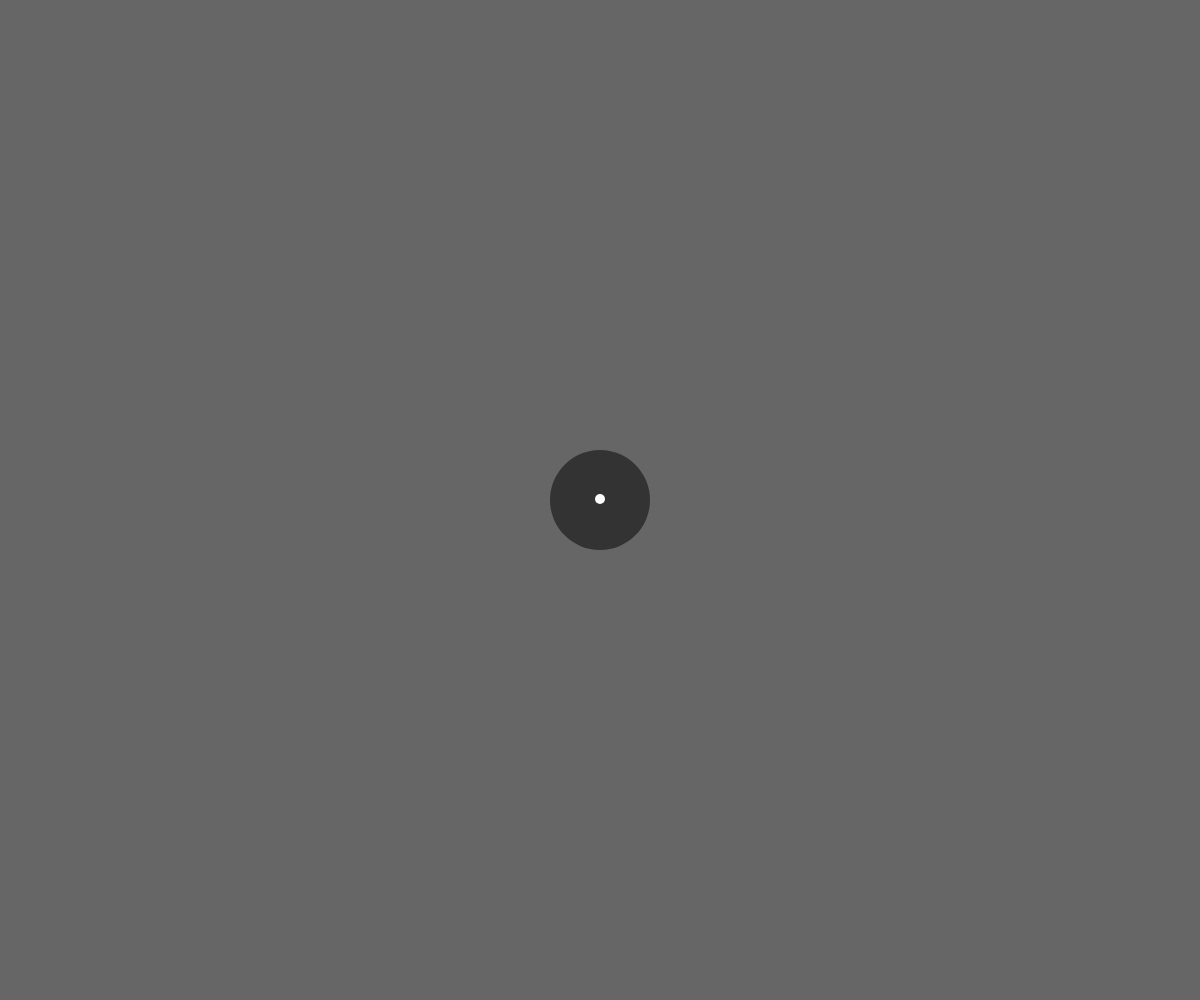
Frame 1 (no input)
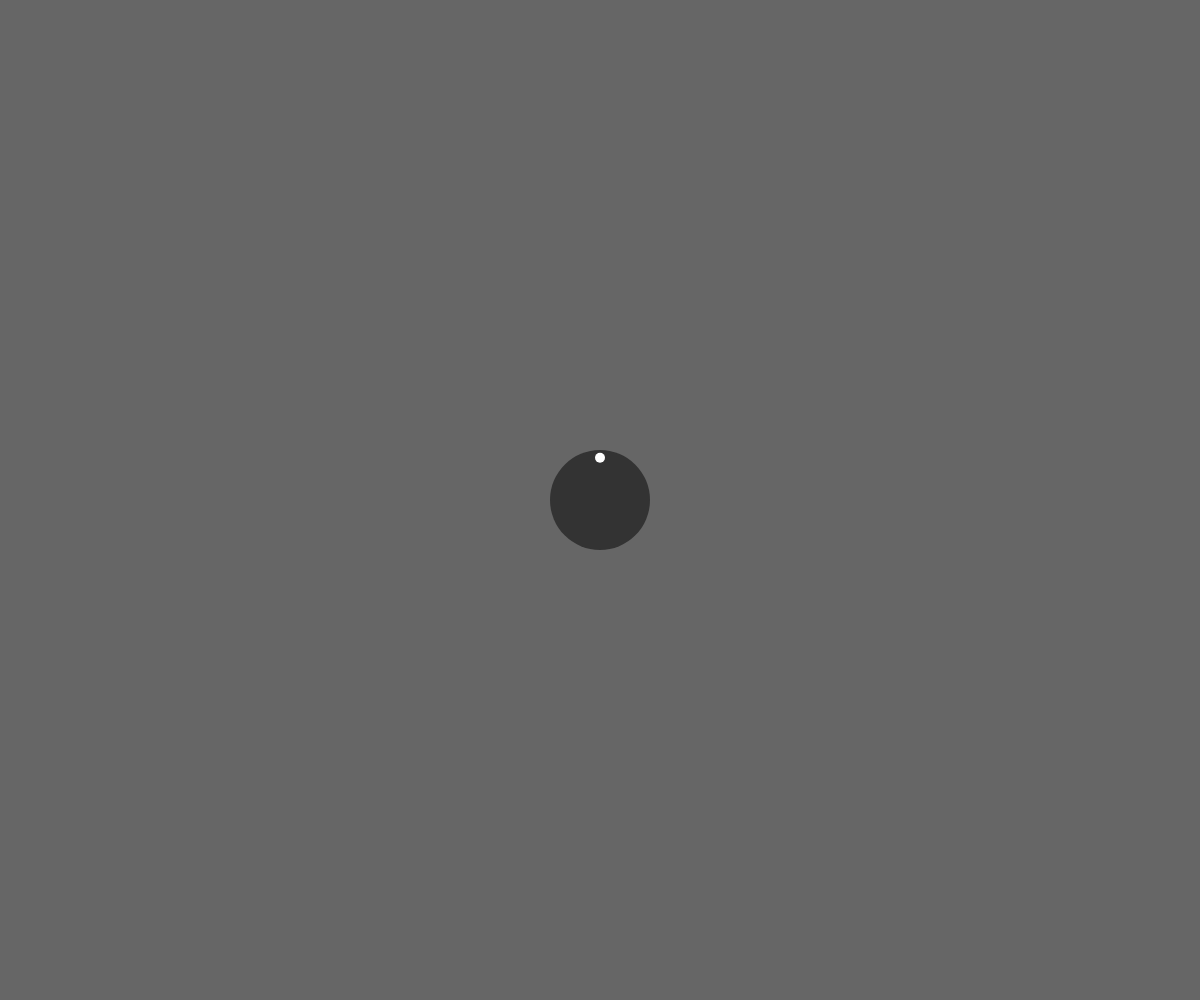
Frame 60 (no input)
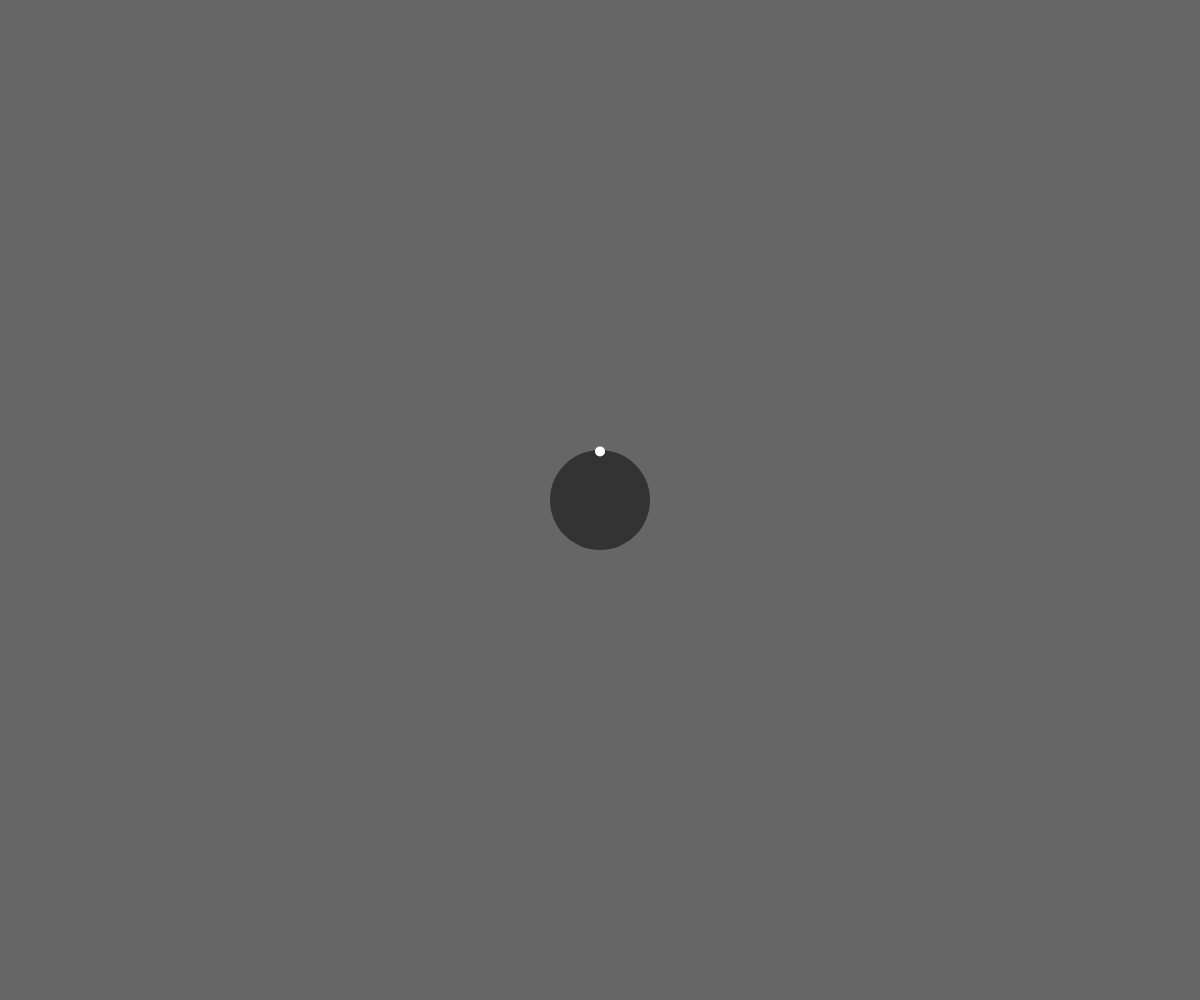
Frame 120 (the mouse pressed at the canvas centre since frame 60)

The p5.js sketch that drew these frames (run headless with seeded random() and noise() and a simulated clock; from frame 60 on, the mouse is pressed at the canvas centre):

// p5.js sketch
// ── sketch.js
let planet
let sun

function setup() {
	createCanvas(windowWidth, windowHeight)
	noStroke()
	planet = new Planet(windowWidth / 2, windowHeight / 2, radius = 10, 0, -1, 0, 0.01)
	sun = new Planet(windowWidth / 2, windowHeight / 2, radius = 100, 0, 0, 0, 0)
}

function draw() {
	background(102)
	sun.show(51)
	planet.move()
	planet.show(255)
}
// ── planet.js
class Planet extends p5.Vector {
    constructor(x, y, radius, velX, velY, aclX, aclY) {
        super(x, y)
        this.radius = radius
        this.velocity = createVector(velX, velY) // this is the direction of the velocity
        this.acceleration = createVector(aclX, aclY) // this is the direction of the acceleration
    }

    move() {
        this.add(this.velocity)
        this.velocity.add(this.acceleration)

        if (this.x >= windowWidth || this.y >= windowHeight) {
            this.x = windowWidth / 2
            this.y = windowHeight / 2
            this.velocity = createVector(0, 0)
        }
    }

    show(color) {
        fill(color)
        ellipse(this.x, this.y, this.radius, this.radius)
    }
}
